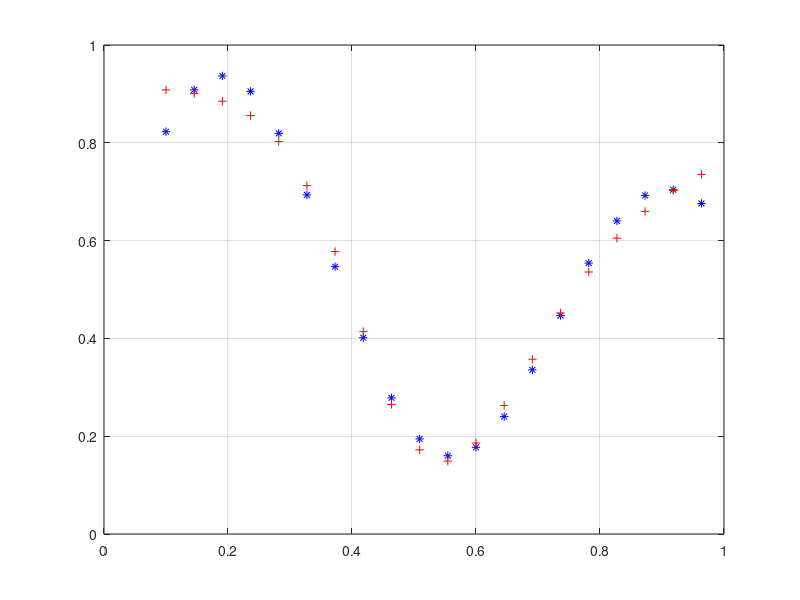

Write the MATLAB code that produced this figure.
%Domantas Dvariškis
%KTfm-21
%2 Laboratorinis darbas papildoma užd.
%Netiesinio aproksimatoriaus mokymo algoritmas

%1. Duomenų paruošimas
x1 = [0.1:1/22:1];
x2 = [0.1:1/22:1];
d = (1 + 0.6*sin(2*pi*x1/0.7) + 0.3*sin(2*pi*x2))./2;
figure(1);
plot(x1,d,'b*')
grid on;
%2. Pasirinkti struktūrą
%Pirmojo paslėptojo sluoksnio ryšių svoriai
w11_1 = rand(1)*0.1;
w21_1 = rand(1)*0.1;
w31_1 = rand(1)*0.1;
w41_1 = rand(1)*0.1;
w51_1 = rand(1)*0.1;
w61_1 = rand(1)*0.1;
w12_1 = rand(1)*0.1;
w22_1 = rand(1)*0.1;
w32_1 = rand(1)*0.1;
w42_1 = rand(1)*0.1;
w52_1 = rand(1)*0.1;
w62_1 = rand(1)*0.1;
b1_1 = rand(1)*0.1;
b2_1 = rand(1)*0.1;
b3_1 = rand(1)*0.1;
b4_1 = rand(1)*0.1;
b5_1 = rand(1)*0.1;
b6_1 = rand(1)*0.1;
%Antrojo sluoksnio (išėjimo) ryšių svoriai
w11_2 = rand(1)*0.1;
w12_2 = rand(1)*0.1;
w13_2 = rand(1)*0.1;
w14_2 = rand(1)*0.1;
w15_2 = rand(1)*0.1;
w16_2 = rand(1)*0.1;
b1_2 = rand(1)*0.1;

n = 0.15; %Mokymo žingsnis
for i_n = 1:10000 %Tinklo apmokymo pakartojimai
    for i = 1:length(x1)
        %3. Skaičuojama tinklo atsaka
        %3.1 Pirmojo sluoksnio neuronams
        v1_1 = x1(i)*w11_1 + x2(i)*w12_1 + b1_1;
        v2_1 = x1(i)*w21_1 + x2(i)*w22_1 + b2_1;
        v3_1 = x1(i)*w31_1 + x2(i)*w32_1 + b3_1;
        v4_1 = x1(i)*w41_1 + x2(i)*w42_1 + b4_1;
        v5_1 = x1(i)*w51_1 + x2(i)*w52_1 + b5_1;
        v6_1 = x1(i)*w61_1 + x2(i)*w62_1 + b6_1;
        % Atyvavimo funkcijos pritaikymas
        y1_1 = 1/(1+exp(-v1_1));
        y2_1 = 1/(1+exp(-v2_1));
        y3_1 = 1/(1+exp(-v3_1));
        y4_1 = 1/(1+exp(-v4_1));
        y5_1 = 1/(1+exp(-v5_1));
        y6_1 = 1/(1+exp(-v6_1));
        %3.2 Antrojo sluoksnio neuronui
        v1_2 = y1_1*w11_2 + y2_1*w12_2 + y3_1*w13_2 + y4_1*w14_2 + y5_1*w15_2 + y6_1*w16_2;
        % Aktyvavimo funkcijos pritaikymas
        y1_2 = tanh(v1_2);
        y = y1_2;
        %3.3 Skaičiuojama klaidą
        e = d(i) - y;
        %4 Ryšių svorių atnaujinimas
        %4.1 Skaičiuojama klaidos gradientą išėjimo sluoksnio neuronui
        delta1_2 = (1 - (tanh(v1_2))^2)*e;
        %4.2 Skaičiuojama klaidos gradientą paslėptojo sluoksnio neuronams
        delta1_1 = y1_1*(1 - y1_1)*delta1_2*w11_2;
        delta2_1 = y2_1*(1 - y2_1)*delta1_2*w12_2;
        delta3_1 = y3_1*(1 - y3_1)*delta1_2*w13_2;
        delta4_1 = y4_1*(1 - y4_1)*delta1_2*w14_2;
        delta5_1 = y5_1*(1 - y5_1)*delta1_2*w15_2;
        delta6_1 = y6_1*(1 - y6_1)*delta1_2*w16_2;
        %4.3 Atnaujinamas išėjimo sluoksnio svoriai
        w11_2 = w11_2 + n.*delta1_2*y1_1;
        w12_2 = w12_2 + n.*delta1_2*y2_1;
        w13_2 = w13_2 + n.*delta1_2*y3_1;
        w14_2 = w14_2 + n.*delta1_2*y4_1;
        w15_2 = w15_2 + n.*delta1_2*y5_1;
        w16_2 = w16_2 + n.*delta1_2*y6_1;
        b1_2 = b1_2 + n*delta1_2;
        %4.4 Atnaujinamas paslėptojo sluosnio svoriai
        w11_1 = w11_1 + n*delta1_1*x1(i);
        w12_1 = w12_1 + n*delta1_1*x2(i);
        b1_1 = b1_1 + n*delta1_1;
        
        w21_1 = w21_1 + n*delta2_1*x1(i);
        w22_1 = w22_1 + n*delta2_1*x2(i);
        b2_1 = b2_1 + n*delta2_1;
         
        w31_1 = w31_1 + n*delta3_1*x1(i);
        w32_1 = w32_1 + n*delta3_1*x2(i);
        b3_1 = b3_1 + n*delta3_1;
        
        w41_1 = w41_1 + n*delta4_1*x1(i);
        w42_1 = w42_1 + n*delta4_1*x2(i);
        b4_1 = b4_1 + n*delta4_1;
        
        w51_1 = w51_1 + n*delta5_1*x1(i);
        w52_1 = w52_1 + n*delta5_1*x2(i);
        b5_1 = b5_1 + n*delta5_1;
        
        w61_1 = w61_1 + n*delta6_1*x1(i);
        w62_1 = w62_1 + n*delta6_1*x2(i);
        b6_1 = b6_1 + n*delta6_1;
    end
end

%Gaunamos tinklo reikšmės po apmokymo
Y = zeros(1,length(d));
for i = 1:length(x1)
        %3. Skaičuojama tinklo atsaka
        %3.1 Pirmojo sluoksnio neuronams
        v1_1 = x1(i)*w11_1 + x2(i)*w12_1 + b1_1;
        v2_1 = x1(i)*w21_1 + x2(i)*w22_1 + b2_1;
        v3_1 = x1(i)*w31_1 + x2(i)*w32_1 + b3_1;
        v4_1 = x1(i)*w41_1 + x2(i)*w42_1 + b4_1;
        v5_1 = x1(i)*w51_1 + x2(i)*w52_1 + b5_1;
        v6_1 = x1(i)*w61_1 + x2(i)*w62_1 + b6_1;
        % aktyvavimo f-jos pritaikymas
        y1_1 = 1/(1+exp(-v1_1));
        y2_1 = 1/(1+exp(-v2_1));
        y3_1 = 1/(1+exp(-v3_1));
        y4_1 = 1/(1+exp(-v4_1));
        y5_1 = 1/(1+exp(-v5_1));
        y6_1 = 1/(1+exp(-v6_1));
        %3.2 Antrojo sluoksnio neuronai
        v1_2 = y1_1*w11_2 + y2_1*w12_2 + y3_1*w13_2 + y4_1*w14_2 + y5_1*w15_2 + y6_1*w16_2;
        % aktyvavimo f-jos pritaikymas
        y1_2 = tanh(v1_2);
        y = y1_2;
        %3.3 Saugome tarpines reikšmes
        Y(i) = y;
        
end

hold on 
plot(x1,Y,'r+')
hold off;